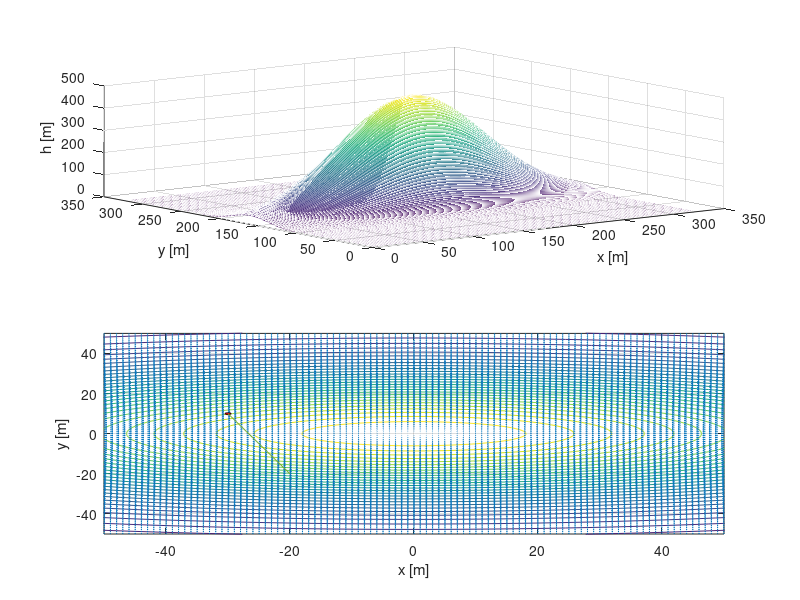

Write MATLAB code to recreate this figure. (Note: this script raises an error after producing the figure.)
% Nadmorska vyska libovolneho bodu na povrchu kopce je dana formuli
% h(x, y) = A exp [=(x/l0)^2 - 9(y/l0)^2], kde A = 500 m, l0 = 100 m. 
% Naleznete smer nejvetsiho stoupani do kopce (male posunuti po 
% povrchu kopce v tomto smeru vyvola nejvetsi prirustek nadmorske 
% vysky) v bode B = [–30, 10] m.

A = 500;   % [m]
L0 = 100;  % [m]
v = (-160:1:160);
[x,y] = meshgrid(v);
z = A.*exp(-(x/L0).^2 -9*(y/L0).^2);
[hx,hy] = gradient(z);

figure (1)
subplot(2,1,1);
mesh(z)
xlabel('x [m]'), ylabel('y [m]'), zlabel('h [m]')

subplot(2,1,2);
contour(v,v,z,30)
axis([-50 50 -50 50])
xlabel('x [m]'),ylabel('y [m]')
grid;
hold on
quiver(v,v,hx,hy,1)
% point B
r = 0.5;
xc = -30;
yc = 10;
theta = linspace(0,2*pi);
x = r*cos(theta) + xc;
y = r*sin(theta) + yc;
fill(x,y,'r')
x = -30:1:-20;
y = -80 - 3*x;
plot(x,y)
hold off

% symbolic gradient computation 
syms z(x,y) A L0
func = A.*exp(-(x/L0).^2 -9*(y/L0).^2);
D = diff(func,x);
pretty(D)
D = diff(func,y);
pretty(D)